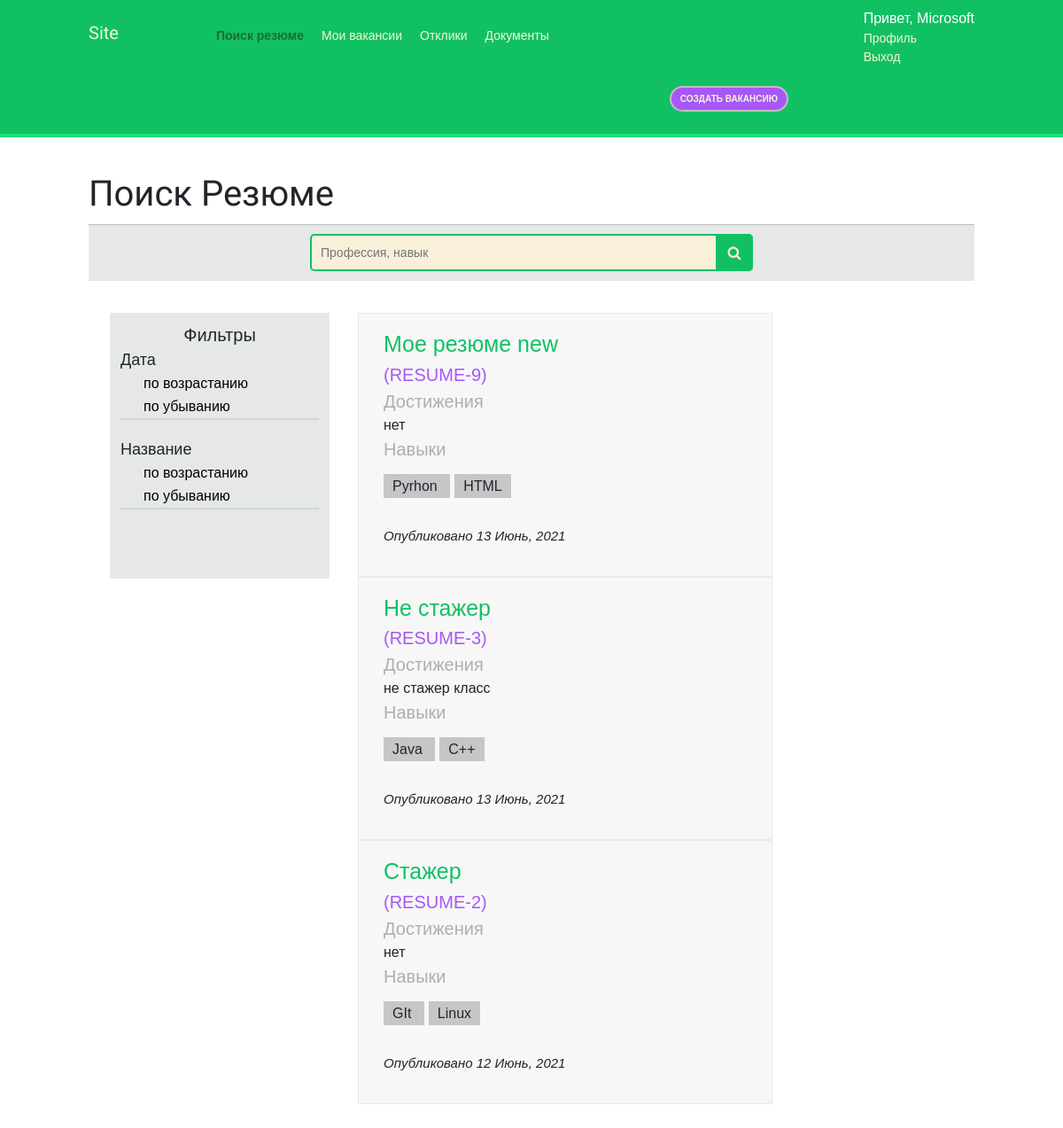
The page /search/resume/ (signed in) on the database as committed earlier.
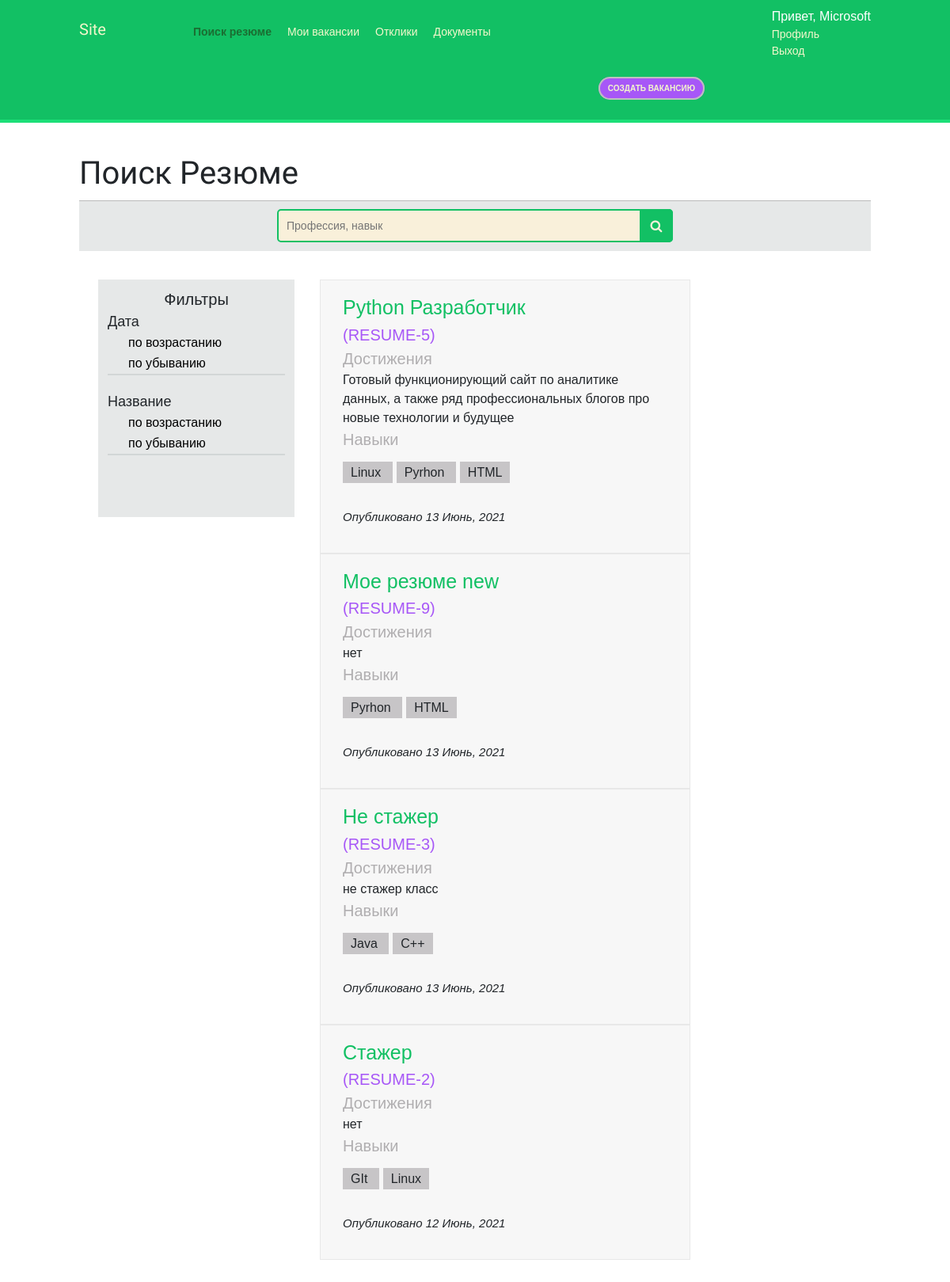
The same page on the database as committed later.
### main_site/models.py (models this page shows, shortened)
class Resume(models.Model):
	STATUS_CHOICES = (
			('blocked','Заблокированое'),
			('closed','Закрытое'),
			('published','Опубликованное'),
		)
	student = models.ForeignKey(Student,on_delete=models.CASCADE,related_name='resumes', verbose_name="Студент")
	skills = models.ManyToManyField(Skill,related_name='resumes', verbose_name="Навыки", blank=True)
	name = models.CharField('Название',max_length=100)
	experience = models.TextField('Опыт')
	responsibilities = models.TextField('Обязанности') #обязанности
	achievements = models.TextField('Достижения') #достижения
	about_self = models.TextField('О себе')
	created_by = models.DateTimeField(auto_now_add=True)
	updated_by =  models.DateTimeField(auto_now=True)
	status = models.CharField('Статус',max_length=20,choices=STATUS_CHOICES, default='published')
	class Meta:
		verbose_name = 'Резюме'
		verbose_name_plural = 'Резюме'

class Skill(models.Model):
	name = models.CharField('Название',max_length=100,unique=True)
	class Meta:
		verbose_name = 'Навык'
		verbose_name_plural = 'Навыки'

### main_site/views.py (the view)
# urls.py: path('search/resume/',views.ResumeListView.as_view() , name='resume_list'),
class ResumeListView(LoginRequiredMixin,ListView):
	model = Resume
	template_name = 'main_site/resume/resume_list.html'
	context_object_name = 'resumes'
	def get_queryset(self):
		queryset = Resume.objects.filter(status='published',).order_by('-updated_by').all()
		query = self.request.GET.get('search')
		if query:
			queryset = Resume.objects.filter(status='published',).filter(Q(name__icontains=query) | Q(skills__name__icontains=query)).distinct().order_by('-updated_by').all()
		if not self.request.GET.get('filter_clance'):
			filter_data = self.request.GET.get('filter')
			if filter_data:
				queryset = queryset.order_by(filter_data)
		return queryset
	def get_context_data(self, **kwargs):
		context = super().get_context_data(**kwargs)
		context["section"] = 'resume_list'
		search_value = self.request.GET.get('search')
		if not search_value:
			search_value = ''
		context['search_value'] = search_value
		context['filter'] = self.request.GET.get('filter')
		return context

### main_site/templates/main_site/resume/resume_list.html (shortened to what this page needs)
{% extends 'base.html' %}
{% block content %}
<h1 class="search">Поиск Резюме</h1>
<div style="">
	<div class="d1">
	  	<form method="get">
		  <input name="search" type="text" placeholder="Профессия, навык" value="{{search_value}}">
		  <button type="submit"></button>
		</form>
	</div>
	<div class="row mb p-3">
		<div class="col-1" style="width: 25%; background-color: #e6e8e8;margin-left: 20px; height: 300px">
			<div style="text-align: center;margin-top: 10px;font-size: 20px">Фильтры</div>
			<form method="get">
				<div style="margin-bottom: 20px; border-bottom: 2px solid #d2d6d6">
					<div style="font-size: 18px">Дата</div>
					<div style="margin-left: 20px">
						<button class="filters {% if filter == 'updated_by' %}selected_filter{% endif %}" type="submit" name="filter" value="updated_by" >
						 по возрастанию
						</button>
					</div>
					<div style="margin-left: 20px">
						<button class="filters {% if filter == '-updated_by' %}selected_filter{% endif %}" type="submit" name="filter" value="-updated_by" >
						 по убыванию
						</button>
					</div>
				</div>
				<div style="margin-bottom: 20px;border-bottom: 2px solid #d2d6d6">
					<div style="font-size: 18px">Название</div>
					<div style="margin-left: 20px">
						<button class="filters {% if filter == 'name' %}selected_filter{% endif %}" type="submit" name="filter" value="name" >
						 по возрастанию
						</button>
					</div>
					<div style="margin-left: 20px">
						<button class="filters {% if filter == '-name' %}selected_filter{% endif %}" type="submit" name="filter" value="-name" >
						 по убыванию
						</button>
					</div>
				</div>
			</form>
		</div>
		<div class="col">
			<ul>
			{% for resume in resumes %}
				<li style="list-style-type: none;">
					<div class="row mb p-3 profile-info-top" style="width: 70%; border: 1px #e8e8e8 solid">
						<a href="{% url 'resume_detail' resume.id %}" style="font-size: 25px">
						{{resume.name}} </a><span style="font-size: 20px;color: #a757f7">(RESUME-{{resume.id}})</span>
						<div style="">
						<span style="font-size: 20px; color: #b0aeb0; padding-right: 20px ">Достижения</span>
						<div>{{resume.achievements}}</div>
						</div>
						<div class="" style="margin-bottom: 30px">
							<span style="font-size: 20px; color: #b0aeb0; padding-right: 20px ">Навыки</span>
							<div style="margin-top: 15px">
								{% for i in resume.skills.all %}
								<span style="padding: 5px 10px;margin-right: 5px; background: #c7c5c7;">
									{{i.name}}
								</span>
								{% endfor %}
							</div>
						</div>
						<p style="font-size: 15px"><i>Опубликовано {{resume.updated_by | date:"j F, Y"}}</i></p>
					</div>
				</li>
			{% endfor %}
			</ul>
		</div>
	</div>
</div>
{% endblock %}

Rows that differ between the two databases and show on the page:
now on this page (row edited): Resume: name "Python Разработчик", id "5", achievements "Готовый функционирующий сайт по аналитике данных, а также ряд профессиональных блогов про новые технологии и будущее", updated_by "13 Июнь, 2021", Skill (name "Linux"), Skill (name "Pyrhon"), Skill (name "HTML")
